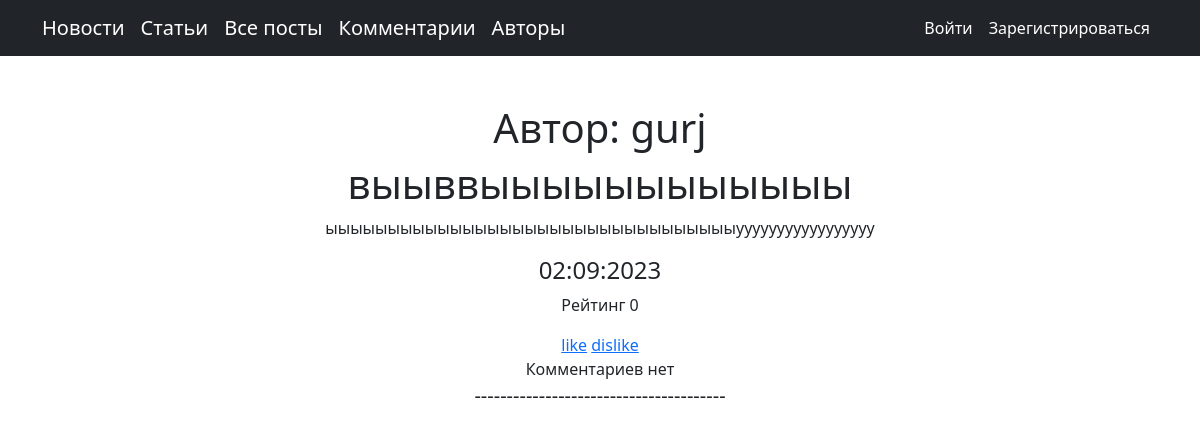
The page /article/26/ on the database its author committed.
### newsportal/models.py (models this page shows, shortened)
class Post(models.Model):
    author = models.ForeignKey(Author, on_delete=models.CASCADE, verbose_name='Автор')
    type_post = models.CharField(max_length=1, choices=POSTS, verbose_name='Тип поста')
    time_created = models.DateTimeField(auto_now_add=True, verbose_name='Дата создания')
    category = models.ManyToManyField(Category, through="PostCategory", verbose_name='Категория')
    title =  models.CharField(max_length=255, verbose_name='Оглавление')
    content = models.TextField( verbose_name='Содержание')
    rating = models.SmallIntegerField(default=0, verbose_name='Рейтинг')

class Author(models.Model):
    author = models.OneToOneField(User, on_delete=models.CASCADE)
    rating = models.SmallIntegerField(default=0)
    def __str__(self):
        return self.author.username

### newsportal/views.py (the view)
# urls.py: path('article/<int:pk>/', DetailArticle.as_view(), name='one_article'),
class DetailArticle(DetailView):
    model = Post
    template_name = 'newsportal/one_article.html'
    context_object_name = 'article'
    def get_context_data(self, **kwargs):
        post = get_object_or_404(Post, id=self.kwargs['pk'])
        context = super().get_context_data(**kwargs)
        context['author1'] = str(post.author)
        context['admin'] = 'admin'
        return context

### newsportal/templatetags/custom_filters.py (called while the page is built)
@register.filter()
def censor(value:str):
   swear_words = ('банан', 'морков', 'карто', 'броккол', 'ананас',
                  'Банан', 'Морков', 'Карто', 'Броккол', 'Ананас',)
   for word in swear_words:
      if word in value:
          value = value.replace(word, '****')
   return value

### newsportal/templates/newsportal/one_article.html (shortened to what this page needs)
{% extends 'newsportal/default.html' %}
{% load custom_filters %}
{% block content %}
<h1>Автор: {{ article.author }}</h1>
<h1>{{ article.title }}</h1>
<p>{{ article.content|censor }}</p>
<h4>{{ article.time_created|date:'d:m:Y' }}</h4>
<p>Рейтинг {{ article.rating }}</p>
<a href="{% url 'like_article' article.pk %}">like</a>
<a href="{% url 'dislike_article' article.pk %}">dislike</a>
{% if  article.comment_set.all %}
<br>
Комментарии: {% for comment in article.comment_set.all %}
{{ comment.user }} <br> <a href="{% url 'showcomment' comment.pk %}">{{ comment.content|censor }}</a>
<br> рейтинг  {{ comment.rating }}<hr>
{% endfor %}
{% else %}<br> Комментариев нет
{% endif %}
{% endblock content %}

### rows shown on the page
Post: author "gurj", title "выыввыыыыыыыыыыыы", content|censor "ыыыыыыыыыыыыыыыыыыыыыыыыыыыыыыыыыууууууууууууууууу", time_created "02:09:2023", rating "0"
